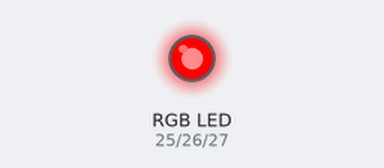
The sketch below on a simulated ESP32. Parts: an RGB LED mixed from three pins (HIGH = lit).

Above: at 0.2 s.
At 0.7 s:
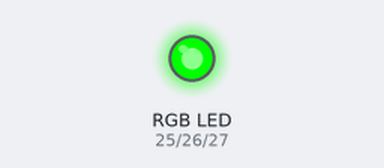
At 2.7 s:
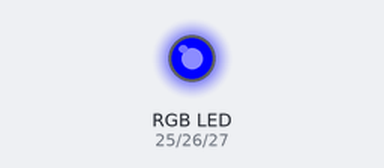
Timing chart, 0 to 3.5 s (numbered marks = the images above):
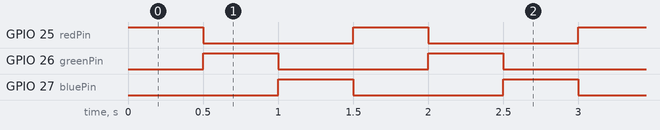

Measured:
- by itself, GPIO 25 (redPin), GPIO 26 (greenPin), GPIO 27 (bluePin): alternates HIGH for 0.50 s and LOW for 1.0 s
- by itself, everything shown: repeats every 1.5 s, in 3 steps

The sketch:

RGB_test.ino
```cpp
int redPin = 25;
int greenPin = 26;
int bluePin = 27;

void setup() {
  pinMode(redPin, OUTPUT);
  pinMode(greenPin, OUTPUT);
  pinMode(bluePin, OUTPUT);

}

void loop() {
  setColor(255, 0, 0);
  delay(500);
  setColor(0, 255, 0);
  delay(500);
  setColor(0, 0, 255);
  delay(500);
}

void setColor(int r, int g, int b) {
  analogWrite(redPin, r);
  analogWrite(greenPin, g);
  analogWrite(bluePin, b);
}
```
